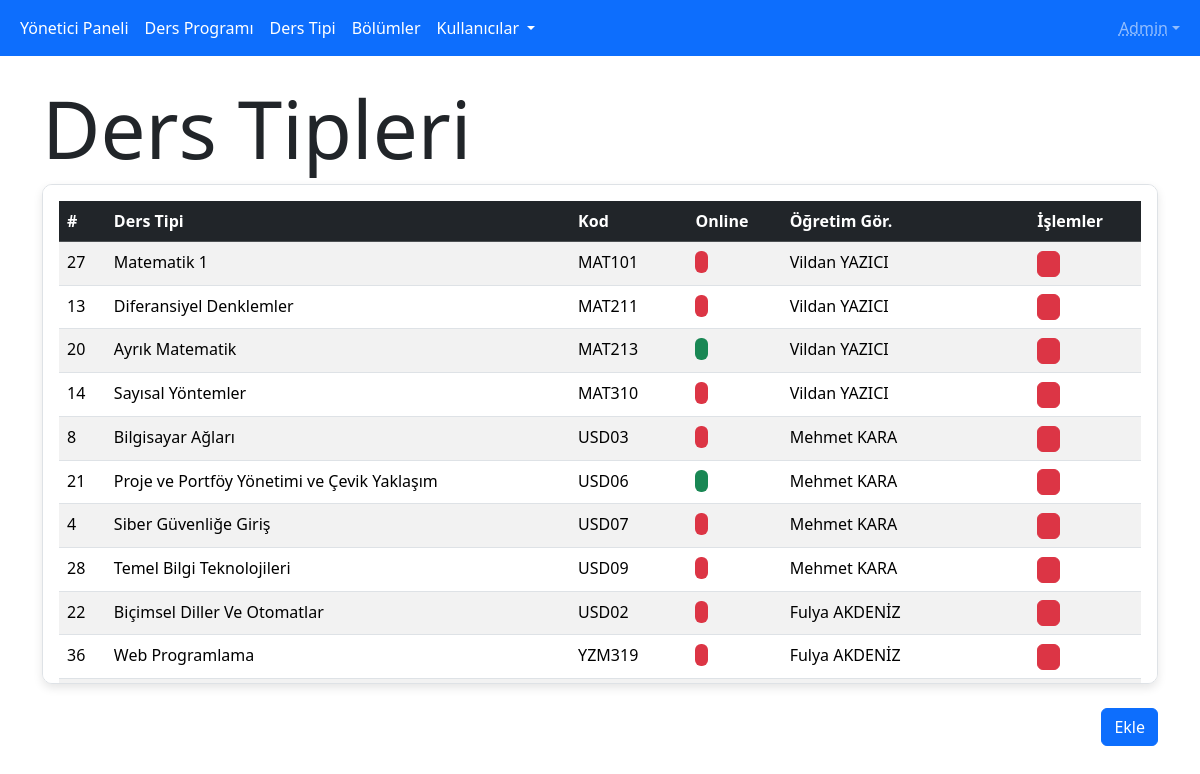
Screenshot of /dashboard/lesson-type (signed in) with the database file from the repository.
### website/models.py (models this page shows, shortened)
class BaseModel(Model):
    class Meta:
        database = db

class LessonType(BaseModel):
    name = CharField(max_length=255)
    code = CharField(max_length=10)
    teacher = ForeignKeyField(User, backref='lessons', null=True)  # Bir öğretmene bağlı olabilir
    online = BooleanField(default=False)  # Dersin online olup olmadığını belirtir.
    class Meta:
        table_name = 'lesson_types'

class User(BaseModel):
    name = CharField(max_length=255)
    department = ForeignKeyField(Department, backref='users',
                                 null=True)  # Eğer kullanıcı öğrenci değilse, boş olabilir.
    grade = IntegerField(null=True)  # Öğrenci değilse boş olabilir.
    type = IntegerField()  # 0: Öğrenci, 1: Öğretim Görevlisi, 2: Yönetici
    password = CharField(max_length=255) # Şifre
    class Meta:
        table_name = 'users'

### website/dashboard.py (the view)
@dashboard.route('/lesson-type')
def lesson_type_page():
    lesson_types = LessonType.select().order_by(LessonType.teacher, LessonType.code)
    return render_template('lesson_type/index.html', lesson_types=lesson_types)

### website/__init__.py (called while the page is built)
def create_app() -> Flask:
    app = Flask(__name__)
    app.secret_key = "B1zdkpOQ3AbJBvSaJrlCWMITM1uQwwmIbTImjIRFGkSr74J1TDp6J3Yzzl4a3Qgq96vMNf0hSSD0fouM"
    app.config['ROOT_URL'] = Path(__file__).parent.parent
    print(f"Proje {app.config['ROOT_URL']} dizininde çalıştırılıyor")
    @app.before_request
    def login_required():
        if not ((session.get('id', None)) or
                (request.endpoint and request.endpoint in ('auth.login', 'static'))):
            flash('Önce Giriş Yapın', 'danger'),
            return redirect(url_for('auth.login', next=request.url))
    app.register_blueprint(auth, url_prefix='/auth')
    app.register_blueprint(dashboard, url_prefix='/dashboard')
    app.register_blueprint(website)
    return app

### website/dashboard.py (called while the page is built)
@dashboard.before_request
def before_request():
    if session.get('type', 0) != 2:
        flash("Yönetici değilsiniz!", "danger")
        return redirect(url_for('auth.login'))

### website/templates/dashboard/lesson_type/index.html (shortened to what this page needs)
{% extends "/dashboard/layout.html" %}
{% block content %}
    <h1 class="display-1">Ders Tipleri</h1>
        <div class="row justify-content-center">
            <div class="w-100">
                <div class="table-container p-3 bg-white overflow-y-auto">
                    <table class="table table-striped table-hover">
                        <thead class="table-dark">
                            <tr>
                                <th>#</th>
                                <th>Ders Tipi</th>
                                <th>Kod</th>
                                <th>Online</th>
                                <th>Öğretim Gör.</th>
                                <th>İşlemler</th>
                            </tr>
                        </thead>
                        <tbody>
                            {% for lesson_type in lesson_types  %}
                                <tr>
                                    <td>{{ lesson_type.id }}</td>
                                    <td>{{ lesson_type.name }}</td>
                                    <td>{{ lesson_type.code }}</td>
                                    {% if lesson_type.online %}
                                        <td><i class="bi bi-check-lg rounded bg-success"></i></td>
                                    {% else %}
                                        <td><i class="bi bi-x-lg rounded bg-danger"></i></td>
                                    {% endif %}
                                    <td>{{ lesson_type.teacher.name }}</td>
                                    <td>
                                        <a href="{{ url_for('dashboard.lesson_type_delete', id=lesson_type.id) }}" class="btn btn-danger px-1 py-0" onclick="return window.confirm('Silmek istediğinize emin misiniz? Bağlı olan bütün ayarlar silinecektir! Excel dosyalarında ders yine de gözükecek!')">
                                            <i class="bi bi-x-lg"></i>
                                        </a>
                                    </td>
                                </tr>
                            {% endfor %}
                        </tbody>
                    </table>
                </div>
            </div>
        </div>
    <br>
    <a href="{{ url_for('dashboard.lesson_type_add') }}" class="btn btn-primary float-end">Ekle</a>
{% endblock %}

### website/templates/dashboard/lesson_type/index.html (style rules this page uses)
.table-container { max-height: 500px; border: 1px solid #dee2e6; border-radius: 10px; box-shadow: 0 4px 10px rgba(0, 0, 0, 0.1); }

### rows the page displays
LessonType: id "27", name "Matematik 1", code "MAT101", online 0 (drawn), teacher.name "Vildan YAZICI"
LessonType: id "13", name "Diferansiyel Denklemler", code "MAT211", online 0 (drawn), teacher.name "Vildan YAZICI"
LessonType: id "20", name "Ayrık Matematik", code "MAT213", online 1 (drawn), teacher.name "Vildan YAZICI"
LessonType: id "14", name "Sayısal Yöntemler", code "MAT310", online 0 (drawn), teacher.name "Vildan YAZICI"
LessonType: id "8", name "Bilgisayar Ağları", code "USD03", online 0 (drawn), teacher.name "Mehmet KARA"
LessonType: id "21", name "Proje ve Portföy Yönetimi ve Çevik Yaklaşım", code "USD06", online 1 (drawn), teacher.name "Mehmet KARA"
LessonType: id "4", name "Siber Güvenliğe Giriş", code "USD07", online 0 (drawn), teacher.name "Mehmet KARA"
LessonType: id "28", name "Temel Bilgi Teknolojileri", code "USD09", online 0 (drawn), teacher.name "Mehmet KARA"
LessonType: id "22", name "Biçimsel Diller Ve Otomatlar", code "USD02", online 0 (drawn), teacher.name "Fulya AKDENİZ"
LessonType: id "36", name "Web Programlama", code "YZM319", online 0 (drawn), teacher.name "Fulya AKDENİZ"

### other values shown
{{ session['name'] }} "Admin"
